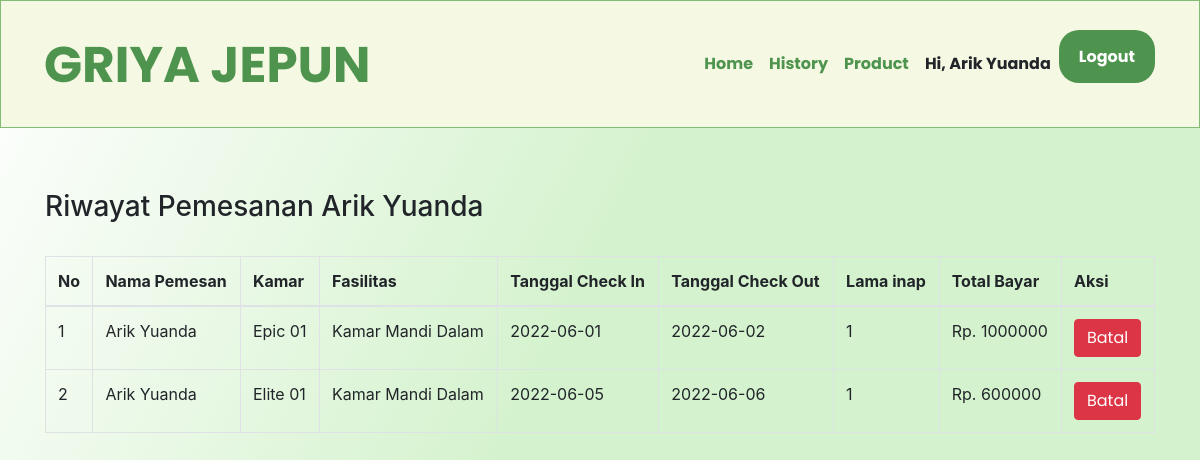
The app's page /history.php (signed in) with its own data.
### tables this page shows
CREATE TABLE `tbl_reservasi` (
  `id_reservasi` int(25) NOT NULL,
  `nama_tamu` varchar(25) NOT NULL,
  `kode_kamar` varchar(25) NOT NULL,
  `id_fasilitas` varchar(25) NOT NULL,
  `tanggal_check_in` date NOT NULL,
  `tanggal_check_out` date NOT NULL,
  `lama_inap` int(25) NOT NULL,
  `total_biaya` int(25) NOT NULL,
  `flag` int(1) NOT NULL DEFAULT 1,
  `alamat` varchar(50) NOT NULL
);

CREATE TABLE `tbl_kos` (
  `kode_kamar` varchar(25) NOT NULL,
  `nama_kamar` varchar(25) NOT NULL,
  `kelas` varchar(25) NOT NULL,
  `gambar` varchar(25) NOT NULL,
  `tarif` int(25) NOT NULL,
  `status` varchar(25) NOT NULL,
  `flag` int(1) NOT NULL DEFAULT 1
);

CREATE TABLE `tbl_fasilitas` (
  `id_fasilitas` varchar(25) NOT NULL,
  `tipe_fasilitas` varchar(25) NOT NULL,
  `fasilitas` varchar(25) NOT NULL,
  `status` varchar(25) NOT NULL,
  `flag` int(1) NOT NULL DEFAULT 1
);

### history.php (the view, shortened to what this page needs)
<?php
include 'helper/connect.php';
$username = $_SESSION["nama"];
?>
<!DOCTYPE html>
<html lang="en">
<head>
    <link rel="stylesheet" type="text/css" href="//cdn.datatables.net/1.10.11/css/jquery.dataTables.min.css">
    <link rel="stylesheet" href="https://maxcdn.bootstrapcdn.com/bootstrap/4.0.0/css/bootstrap.min.css">
    <link rel="stylesheet" href="css/main.css">
</head>
<body>
    <nav class="navbar navbar-expand-sm content-center fixed-top">
        <div class="container">
        <a class="navbar-brand" href="index.php"><img src="images/logo2.png" alt=""></a>
        <ul class="navbar-nav">
            <li class="nav-item">
            <a class="nav-link" href="landing-user.php">Home</a>
            <li class="nav-item">
            <a class="nav-link" href="history.php">History</a>
            </li>
            <?php if(isset($_SESSION["nama"])): ?>
            <li class="nav-item">
            <a class="nav-link" href="product.php">Product</a>
            </li>
            <?php else: ?>
            <?php endif ?>
            <li class="nav-item">
            <a class="nav-link">Hi, <?php echo $username; ?></a>
            </li>
            <li class="nav-item">
            <a class="tombol" href="logout.php">Logout</a>
            </li>
        </ul>
        </div>
    </nav>
    <section class="riwayat">
        <div class="container">
            <h3 style="margin-top:130px;">Riwayat Pemesanan <?php echo $_SESSION["nama"] ?></h3><br>
            <table class="table table-bordered">
                <thead>
                    <tr>
                    <tr>
                        <th>No</th>
                        <th>Nama Pemesan</th>
                        <th>Kamar</th>
                        <th>Fasilitas</th>
                        <th>Tanggal Check In</th>
                        <th>Tanggal Check Out</th>
                        <th>Lama inap</th>
                        <th>Total Bayar</th>
                        <th>Aksi</th>
                    </tr>
                    </tr>
                </thead>
                <tbody>
                <?php
                    $nomor=1;
                    $id_pelanggan = $_SESSION["nama"];
                    $sql = "select id_reservasi, nama_tamu, nama_kamar, fasilitas, tanggal_check_in, tanggal_check_out, lama_inap, total_biaya
                    from tbl_kos, tbl_fasilitas, tbl_reservasi
                    where tbl_kos.kode_kamar = tbl_reservasi.kode_kamar
                    and tbl_fasilitas.id_fasilitas = tbl_reservasi.id_fasilitas and tbl_reservasi.flag=1 and nama_tamu='$id_pelanggan'";
                    $query = mysqli_query($con, $sql);
                    while($data = mysqli_fetch_assoc($query)){
                    ?>
                    <tr>
                        <td><?php echo $nomor; ?></td>
                        <td><?php echo $data['nama_tamu']; ?></td>
                        <td><?php echo $data['nama_kamar']; ?></td>
                        <td><?php echo $data['fasilitas']; ?></td>
                        <td><?php echo $data['tanggal_check_in']; ?></td>
                        <td><?php echo $data['tanggal_check_out']; ?></td>
                        <td><?php echo $data['lama_inap']; ?></td>
                        <td>Rp. <?php echo $data['total_biaya']; ?></td>
                        <td>
                            <a href="pembatalan.php?id=<?php echo $data['id_reservasi'] ?>" class="btn btn-danger">Batal</a>
                        </td>
                    </tr>
                    <?php $nomor++; ?>
                    <?php } ?>
                </tbody>
            </table>
        </div>
    </section>
</body>
</html>

### css/main.css (style rules this page uses)
* { text-decoration: none; margin: 0px; padding: 0px; }
body { background: linear-gradient(296.82deg, #D4F2CD 48.96%, #FFFFFF 100%); margin: 0px; padding: 0px; }
section { margin: auto; display: flex; margin-top: 60px; margin-bottom: 60px; }
.navbar { height: 128px; width: auto; left: 0px; top: 0px; right: 0px; background: #F5F8E2; border: 1px solid #83BD75 }
.nav-item { padding: 0; }
a { font-family: 'Poppins'; font-style: normal; font-weight: 700; color: #4E944F; }
a.tombol { background-color: #4E944F; border-radius: 20px; margin-top: 20px; padding: 15px 20px 15px 20px; color: #ffffff; cursor: pointer; }

### records on screen
tbl_reservasi: nama_tamu "Arik Yuanda", kode_kamar.nama_kamar "Epic 01", id_fasilitas.fasilitas "Kamar Mandi Dalam", tanggal_check_in "2022-06-01", tanggal_check_out "2022-06-02", lama_inap "1", total_biaya "1000000"
tbl_reservasi: nama_tamu "Arik Yuanda", kode_kamar.nama_kamar "Elite 01", id_fasilitas.fasilitas "Kamar Mandi Dalam", tanggal_check_in "2022-06-05", tanggal_check_out "2022-06-06", lama_inap "1", total_biaya "600000"

### other values on screen
$username "Arik Yuanda"
$_SESSION["nama"] "Arik Yuanda"
